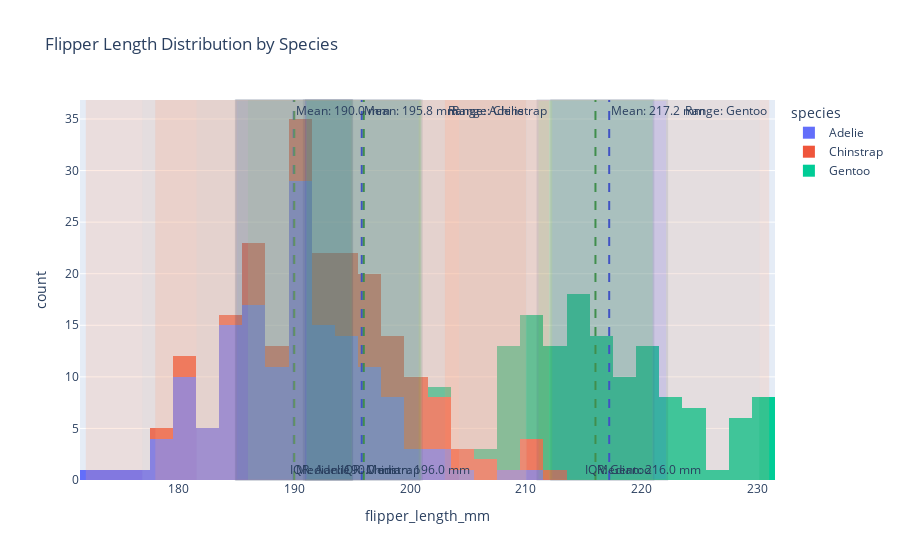

The cell this chart's notebook holds for it:
### Code cell
import pandas as pd
import plotly.express as px
import plotly.graph_objects as go

# Load the dataset
url = "https://raw.githubusercontent.com/mwaskom/seaborn-data/master/penguins.csv"
df = pd.read_csv(url)

# Filter out rows where 'flipper_length_mm' is missing
df = df.dropna(subset=['flipper_length_mm'])

# Calculate the statistics for each species
species_stats = df.groupby('species')['flipper_length_mm'].agg(
    mean_flipper='mean',
    median_flipper='median',
    min_flipper='min',
    max_flipper='max',
    q25_flipper=lambda x: x.quantile(0.25),
    q75_flipper=lambda x: x.quantile(0.75),
    std_flipper='std'
).reset_index()

# Create the histogram plot
fig = px.histogram(df, x='flipper_length_mm', color='species', nbins=30, title="Flipper Length Distribution by Species")

# Add vertical lines (vline) for mean and median, and horizontal lines (hline) to help visualize counts
for _, row in species_stats.iterrows():
    # For the mean (placing annotation at top left)
    fig.add_vline(x=row['mean_flipper'], line=dict(color='blue', width=2, dash='dash'), 
                  annotation_text=f"Mean: {row['mean_flipper']:.1f} mm", annotation_position="top right", 
                  annotation_font_size=12)
    
    # For the median (placing annotation at bottom left)
    fig.add_vline(x=row['median_flipper'], line=dict(color='green', width=2, dash='dash'),
                  annotation_text=f"Median: {row['median_flipper']:.1f} mm", annotation_position="bottom right",
                  annotation_font_size=12)

    # Add vertical rectangles (vrect) for the range and IQR
    # Full range (min to max)
    fig.add_vrect(x0=row['min_flipper'], x1=row['max_flipper'], fillcolor="LightSalmon", opacity=0.2, 
                  line_width=0, annotation_text=f"Range: {row['species']}", annotation_position="top right")
    
    # Interquartile range (25th to 75th percentile)
    fig.add_vrect(x0=row['q25_flipper'], x1=row['q75_flipper'], fillcolor="LightGreen", opacity=0.2, 
                  line_width=0, annotation_text=f"IQR: {row['species']}", annotation_position="bottom right")

    # Standard deviation range (mean +/- 2 std)
    fig.add_vrect(x0=row['mean_flipper'] - 2 * row['std_flipper'], x1=row['mean_flipper'] + 2 * row['std_flipper'], 
                  fillcolor="LightBlue", opacity=0.1, line_width=0)

# Add shaded intervals for the mean and median
for _, row in species_stats.iterrows():
    # Add a shaded vertical region for the mean
    fig.add_vrect(x0=row['mean_flipper'] - 5, x1=row['mean_flipper'] + 5, fillcolor="blue", opacity=0.1)
    
    # Add a shaded vertical region for the median
    fig.add_vrect(x0=row['median_flipper'] - 5, x1=row['median_flipper'] + 5, fillcolor="green", opacity=0.1)

# Show the plot
fig.show()

### Figure 1 — Plotly figure (JSON) as saved in the notebook; plotly's stock layout.template omitted (floating-point values rounded to 4 significant figures; data arrays with more than 128 entries replaced by an {"elided": "..."} marker saying what was removed)
{"data": [{"alignmentgroup": "True", "bingroup": "x", "hovertemplate": "species=Adelie<br>flipper_length_mm=%{x}<br>count=%{y}<extra></extra>", "legendgroup": "Adelie", "marker": {"color": "#636efa", "pattern": {"shape": ""}}, "name": "Adelie", "nbinsx": 30, "offsetgroup": "Adelie", "orientation": "v", "showlegend": true, "type": "histogram", "x": {"elided": "151 int values"}, "xaxis": "x", "yaxis": "y"}, {"alignmentgroup": "True", "bingroup": "x", "hovertemplate": "species=Chinstrap<br>flipper_length_mm=%{x}<br>count=%{y}<extra></extra>", "legendgroup": "Chinstrap", "marker": {"color": "#EF553B", "pattern": {"shape": ""}}, "name": "Chinstrap", "nbinsx": 30, "offsetgroup": "Chinstrap", "orientation": "v", "showlegend": true, "type": "histogram", "x": [192, 196, 193, 188, 197, 198, 178, 197, 195, 198, 193, 194, 185, 201, 190, 201, 197, 181, 190, 195, 181, 191, 187, 193, 195, 197, 200, 200, 191, 205, 187, 201, 187, 203, 195, 199, 195, 210, 192, 205, 210, 187, 196, 196, 196, 201, 190, 212, 187, 198, 199, 201, 193, 203, 187, 197, 191, 203, 202, 194, 206, 189, 195, 207, 202, 193, 210, 198], "xaxis": "x", "yaxis": "y"}, {"alignmentgroup": "True", "bingroup": "x", "hovertemplate": "species=Gentoo<br>flipper_length_mm=%{x}<br>count=%{y}<extra></extra>", "legendgroup": "Gentoo", "marker": {"color": "#00cc96", "pattern": {"shape": ""}}, "name": "Gentoo", "nbinsx": 30, "offsetgroup": "Gentoo", "orientation": "v", "showlegend": true, "type": "histogram", "x": [211, 230, 210, 218, 215, 210, 211, 219, 209, 215, 214, 216, 214, 213, 210, 217, 210, 221, 209, 222, 218, 215, 213, 215, 215, 215, 216, 215, 210, 220, 222, 209, 207, 230, 220, 220, 213, 219, 208, 208, 208, 225, 210, 216, 222, 217, 210, 225, 213, 215, 210, 220, 210, 225, 217, 220, 208, 220, 208, 224, 208, 221, 214, 231, 219, 230, 214, 229, 220, 223, 216, 221, 221, 217, 216, 230, 209, 220, 215, 223, 212, 221, 212, 224, 212, 228, 218, 218, 212, 230, 218, 228, 212, 224, 214, 226, 216, 222, 203, 225, 219, 228, 215, 228, 216, 215, 210, 219, 208, 209, 216, 229, 213, 230, 217, 230, 217, 222, 214, 215, 222, 212, 213], "xaxis": "x", "yaxis": "y"}], "layout": {"annotations": [{"font": {"size": 12}, "showarrow": false, "text": "Mean: 190.0 mm", "x": 190.0, "xanchor": "left", "xref": "x", "y": 1, "yanchor": "top", "yref": "y domain"}, {"font": {"size": 12}, "showarrow": false, "text": "Median: 190.0 mm", "x": 190, "xanchor": "left", "xref": "x", "y": 0, "yanchor": "bottom", "yref": "y domain"}, {"showarrow": false, "text": "Range: Adelie", "x": 210, "xanchor": "right", "xref": "x", "y": 1, "yanchor": "top", "yref": "y domain"}, {"showarrow": false, "text": "IQR: Adelie", "x": 195, "xanchor": "right", "xref": "x", "y": 0, "yanchor": "bottom", "yref": "y domain"}, {"font": {"size": 12}, "showarrow": false, "text": "Mean: 195.8 mm", "x": 195.8, "xanchor": "left", "xref": "x", "y": 1, "yanchor": "top", "yref": "y domain"}, {"font": {"size": 12}, "showarrow": false, "text": "Median: 196.0 mm", "x": 196, "xanchor": "left", "xref": "x", "y": 0, "yanchor": "bottom", "yref": "y domain"}, {"showarrow": false, "text": "Range: Chinstrap", "x": 212, "xanchor": "right", "xref": "x", "y": 1, "yanchor": "top", "yref": "y domain"}, {"showarrow": false, "text": "IQR: Chinstrap", "x": 201, "xanchor": "right", "xref": "x", "y": 0, "yanchor": "bottom", "yref": "y domain"}, {"font": {"size": 12}, "showarrow": false, "text": "Mean: 217.2 mm", "x": 217.2, "xanchor": "left", "xref": "x", "y": 1, "yanchor": "top", "yref": "y domain"}, {"font": {"size": 12}, "showarrow": false, "text": "Median: 216.0 mm", "x": 216, "xanchor": "left", "xref": "x", "y": 0, "yanchor": "bottom", "yref": "y domain"}, {"showarrow": false, "text": "Range: Gentoo", "x": 231, "xanchor": "right", "xref": "x", "y": 1, "yanchor": "top", "yref": "y domain"}, {"showarrow": false, "text": "IQR: Gentoo", "x": 221, "xanchor": "right", "xref": "x", "y": 0, "yanchor": "bottom", "yref": "y domain"}], "barmode": "relative", "legend": {"title": {"text": "species"}, "tracegroupgap": 0}, "shapes": [{"line": {"color": "blue", "dash": "dash", "width": 2}, "type": "line", "x0": 190.0, "x1": 190.0, "xref": "x", "y0": 0, "y1": 1, "yref": "y domain"}, {"line": {"color": "green", "dash": "dash", "width": 2}, "type": "line", "x0": 190, "x1": 190, "xref": "x", "y0": 0, "y1": 1, "yref": "y domain"}, {"fillcolor": "LightSalmon", "line": {"width": 0}, "opacity": 0.2, "type": "rect", "x0": 172, "x1": 210, "xref": "x", "y0": 0, "y1": 1, "yref": "y domain"}, {"fillcolor": "LightGreen", "line": {"width": 0}, "opacity": 0.2, "type": "rect", "x0": 186, "x1": 195, "xref": "x", "y0": 0, "y1": 1, "yref": "y domain"}, {"fillcolor": "LightBlue", "line": {"width": 0}, "opacity": 0.1, "type": "rect", "x0": 176.9, "x1": 203.0, "xref": "x", "y0": 0, "y1": 1, "yref": "y domain"}, {"line": {"color": "blue", "dash": "dash", "width": 2}, "type": "line", "x0": 195.8, "x1": 195.8, "xref": "x", "y0": 0, "y1": 1, "yref": "y domain"}, {"line": {"color": "green", "dash": "dash", "width": 2}, "type": "line", "x0": 196, "x1": 196, "xref": "x", "y0": 0, "y1": 1, "yref": "y domain"}, {"fillcolor": "LightSalmon", "line": {"width": 0}, "opacity": 0.2, "type": "rect", "x0": 178, "x1": 212, "xref": "x", "y0": 0, "y1": 1, "yref": "y domain"}, {"fillcolor": "LightGreen", "line": {"width": 0}, "opacity": 0.2, "type": "rect", "x0": 191, "x1": 201, "xref": "x", "y0": 0, "y1": 1, "yref": "y domain"}, {"fillcolor": "LightBlue", "line": {"width": 0}, "opacity": 0.1, "type": "rect", "x0": 181.6, "x1": 210.1, "xref": "x", "y0": 0, "y1": 1, "yref": "y domain"}, {"line": {"color": "blue", "dash": "dash", "width": 2}, "type": "line", "x0": 217.2, "x1": 217.2, "xref": "x", "y0": 0, "y1": 1, "yref": "y domain"}, {"line": {"color": "green", "dash": "dash", "width": 2}, "type": "line", "x0": 216, "x1": 216, "xref": "x", "y0": 0, "y1": 1, "yref": "y domain"}, {"fillcolor": "LightSalmon", "line": {"width": 0}, "opacity": 0.2, "type": "rect", "x0": 203, "x1": 231, "xref": "x", "y0": 0, "y1": 1, "yref": "y domain"}, {"fillcolor": "LightGreen", "line": {"width": 0}, "opacity": 0.2, "type": "rect", "x0": 212, "x1": 221, "xref": "x", "y0": 0, "y1": 1, "yref": "y domain"}, {"fillcolor": "LightBlue", "line": {"width": 0}, "opacity": 0.1, "type": "rect", "x0": 204.2, "x1": 230.2, "xref": "x", "y0": 0, "y1": 1, "yref": "y domain"}, {"fillcolor": "blue", "opacity": 0.1, "type": "rect", "x0": 185.0, "x1": 195.0, "xref": "x", "y0": 0, "y1": 1, "yref": "y domain"}, {"fillcolor": "green", "opacity": 0.1, "type": "rect", "x0": 185, "x1": 195, "xref": "x", "y0": 0, "y1": 1, "yref": "y domain"}, {"fillcolor": "blue", "opacity": 0.1, "type": "rect", "x0": 190.8, "x1": 200.8, "xref": "x", "y0": 0, "y1": 1, "yref": "y domain"}, {"fillcolor": "green", "opacity": 0.1, "type": "rect", "x0": 191, "x1": 201, "xref": "x", "y0": 0, "y1": 1, "yref": "y domain"}, {"fillcolor": "blue", "opacity": 0.1, "type": "rect", "x0": 212.2, "x1": 222.2, "xref": "x", "y0": 0, "y1": 1, "yref": "y domain"}, {"fillcolor": "green", "opacity": 0.1, "type": "rect", "x0": 211, "x1": 221, "xref": "x", "y0": 0, "y1": 1, "yref": "y domain"}], "title": {"text": "Flipper Length Distribution by Species"}, "xaxis": {"anchor": "y", "domain": [0, 1], "title": {"text": "flipper_length_mm"}}, "yaxis": {"anchor": "x", "domain": [0, 1], "title": {"text": "count"}}}}
